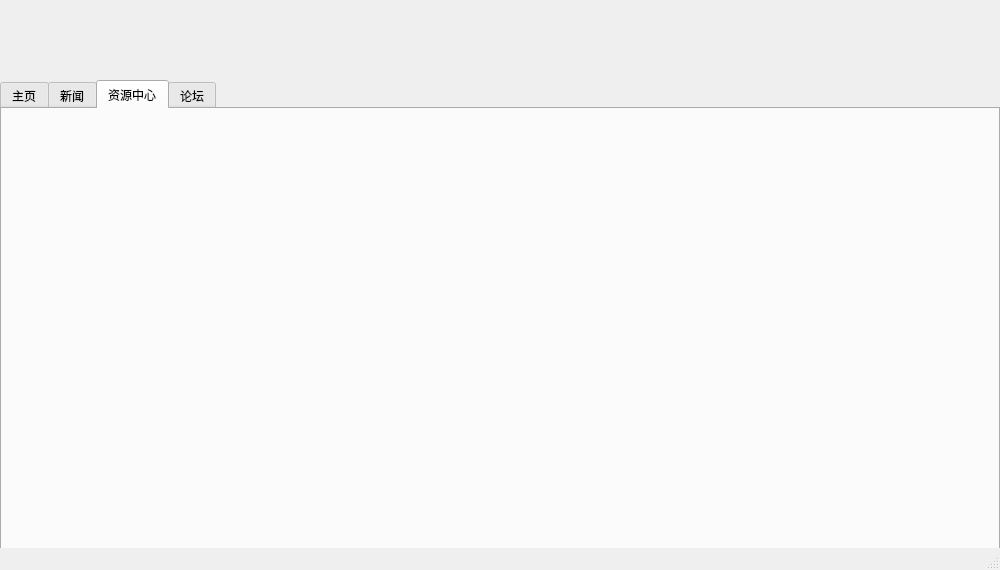
<?xml version="1.0" encoding="UTF-8"?>
<ui version="4.0">
 <class>MainWindow</class>
 <widget class="QMainWindow" name="MainWindow">
  <property name="geometry">
   <rect>
    <x>0</x>
    <y>0</y>
    <width>1000</width>
    <height>570</height>
   </rect>
  </property>
  <property name="font">
   <font>
    <family>微软雅黑</family>
   </font>
  </property>
  <property name="windowTitle">
   <string>Dawn Launcher</string>
  </property>
  <widget class="QWidget" name="centralWidget">
   <widget class="QTabWidget" name="tabWidget">
    <property name="geometry">
     <rect>
      <x>0</x>
      <y>80</y>
      <width>1000</width>
      <height>470</height>
     </rect>
    </property>
    <property name="currentIndex">
     <number>2</number>
    </property>
    <widget class="QWidget" name="tab_home">
     <attribute name="title">
      <string>主页</string>
     </attribute>
    </widget>
    <widget class="QWidget" name="tab_news">
     <attribute name="title">
      <string>新闻</string>
     </attribute>
    </widget>
    <widget class="QWidget" name="tab_dl">
     <attribute name="title">
      <string>资源中心</string>
     </attribute>
    </widget>
    <widget class="QWidget" name="tab_bbs">
     <attribute name="title">
      <string>论坛</string>
     </attribute>
    </widget>
   </widget>
   <widget class="QWidget" name="horizontalLayoutWidget">
    <property name="geometry">
     <rect>
      <x>0</x>
      <y>0</y>
      <width>1001</width>
      <height>80</height>
     </rect>
    </property>
    <layout class="QHBoxLayout" name="horizontalLayout"/>
   </widget>
  </widget>
  <widget class="QStatusBar" name="statusBar"/>
 </widget>
 <layoutdefault spacing="6" margin="11"/>
 <resources/>
 <connections/>
</ui>
